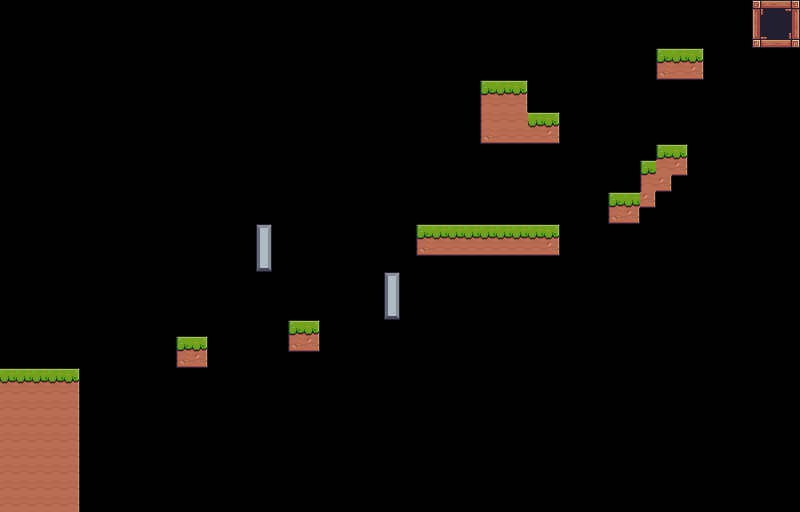

A 2D game scene composited from a Tiled map and its tileset images. What follows is a short description and the map's XML, with each tile layer's data collapsed to a summary:
An orthogonal 50x32 tile map with 16x16 px tiles, 3 tile layers (walkable, ground_layer, level_finish).

<map version="1.10" tiledversion="1.10.1" orientation="orthogonal" renderorder="right-down" width="50" height="32" tilewidth="16" tileheight="16" infinite="0" nextlayerid="4" nextobjectid="1">
 <tileset firstgid="1" source="tiles.tsx" />
 <layer id="1" name="walkable" width="50" height="32">
  <data>[1600 cells, 76 non-empty, 12 distinct tile ids]</data>
 </layer>
 <layer id="2" name="ground_layer" width="50" height="32">
  <data>[1600 cells, 35 non-empty, 1 distinct tile ids]</data>
 </layer>
 <layer id="3" name="level_finish" width="50" height="32">
  <data>[1600 cells, 9 non-empty, 9 distinct tile ids]</data>
 </layer>
</map>
